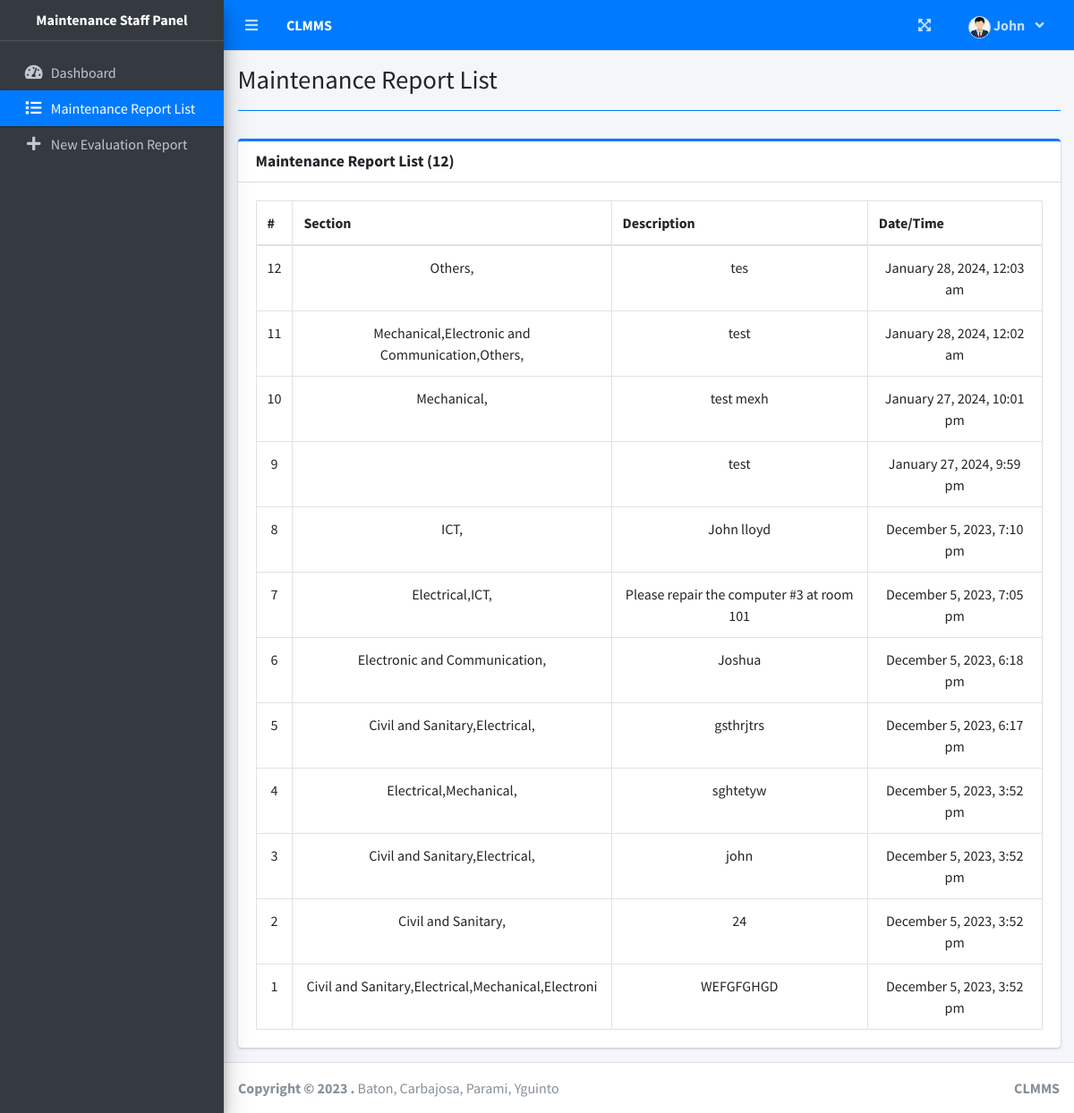
The page /index.php?page=maintenance_report_list (signed in) on the database as committed earlier.
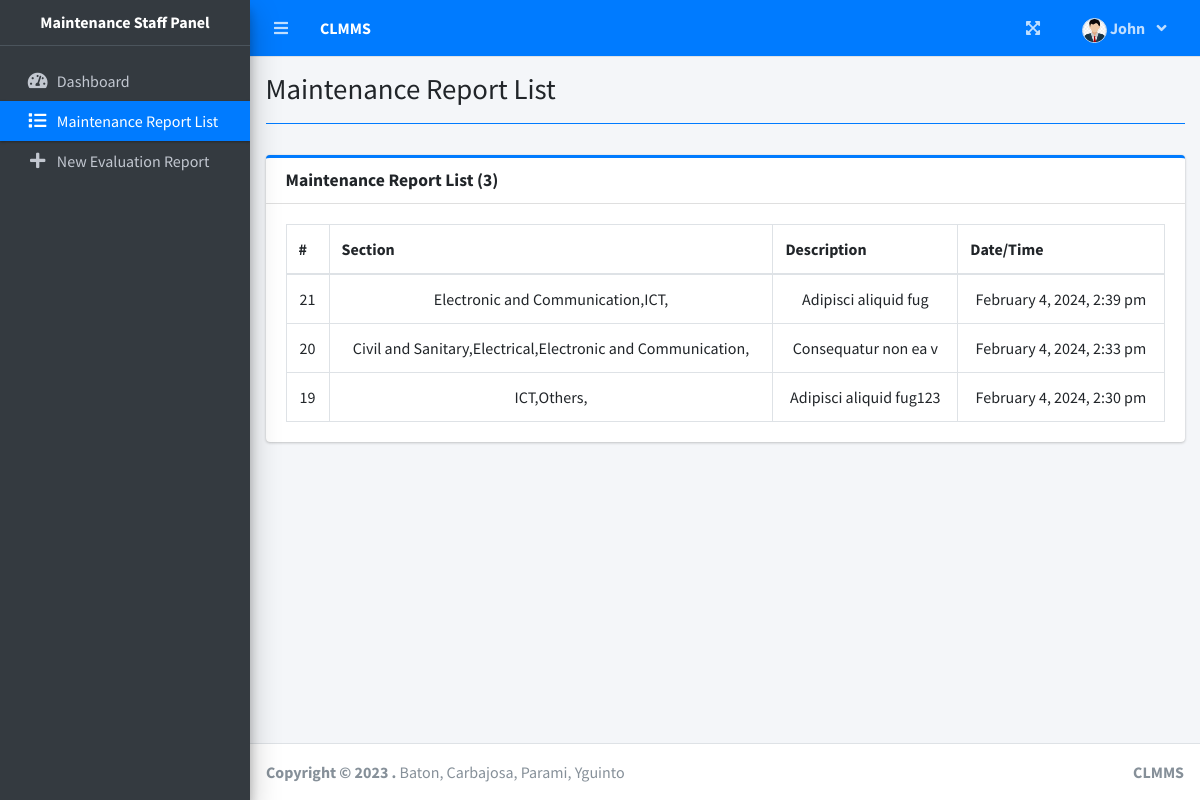
The same page on the database as committed later.
### tables this page shows
CREATE TABLE `tb_data` (
  `id` int(11) NOT NULL,
  `user_id` int(11) NOT NULL,
  `description` varchar(50) NOT NULL,
  `languages` text NOT NULL,
  `date` datetime NOT NULL DEFAULT current_timestamp()
);

### student/maintenance_report_list.php (the view, shortened to what this page needs)
<?php include 'db_connect.php' ?>
<?php
$query = "SELECT * from tb_data ORDER BY id DESC";
$result = mysqli_query($conn,$query);
?>
<div class="row">
<div class="col-lg-12">
		<div class="card card-outline card-primary">
			<div class="card-header">
				<h3 class="card-title text-capitalize font-weight-bold">
          Maintenance Report List (<?= mysqli_num_rows($result) ?>)
				</h3>
			</div>
			<div class="card-body">
				<table class="table tabe-hover table-bordered report_list">
					<thead>
						<tr>
              <th scope="col">#</th>
              <th scope="col">Section</th>
              <th scope="col">Description</th>
              <th scope="col">Date/Time</th>
						</tr>
					</thead>
					<tbody>
						<?php while($row = mysqli_fetch_array($result)): ?>
							<tr>
                <td class="text-center"><?php echo $row['id'] ?></td>
                <td class="text-center"><?php echo $row['languages'] ?></td>
                <td class="text-center"><?php echo $row['description'] ?></td>
                <td class="text-center"><?php echo date('F j, Y, g:i a',strtotime($row['date'])); ?></td>
							</tr>
						<?php endwhile; ?>
					</tbody>
				</table>
			</div>
		</div>
	</div>
</div>

Rows that differ between the two databases and show on the page:
removed tb_data: id "12", languages "Others,", description "tes", date "January 28, 2024, 12:03 am"
removed tb_data: id "11", languages "Mechanical,Electronic and Communication,Others,", description "test", date "January 28, 2024, 12:02 am"
removed tb_data: id "10", languages "Mechanical,", description "test mexh", date "January 27, 2024, 10:01 pm"
removed tb_data: id "9", description "test", date "January 27, 2024, 9:59 pm"
removed tb_data: id "8", languages "ICT,", description "John lloyd", date "December 5, 2023, 7:10 pm"
removed tb_data: id "7", languages "Electrical,ICT,", description "Please repair the computer #3 at room 101", date "December 5, 2023, 7:05 pm"
removed tb_data: id "6", languages "Electronic and Communication,", description "Joshua", date "December 5, 2023, 6:18 pm"
removed tb_data: id "5", languages "Civil and Sanitary,Electrical,", description "gsthrjtrs", date "December 5, 2023, 6:17 pm"
removed tb_data: id "4", languages "Electrical,Mechanical,", description "sghtetyw", date "December 5, 2023, 3:52 pm"
removed tb_data: id "3", languages "Civil and Sanitary,Electrical,", description "john", date "December 5, 2023, 3:52 pm"
removed tb_data: id "2", languages "Civil and Sanitary,", description "24", date "December 5, 2023, 3:52 pm"
removed tb_data: id "1", languages "Civil and Sanitary,Electrical,Mechanical,Electroni", description "WEFGFGHGD", date "December 5, 2023, 3:52 pm"
added tb_data: id "21", languages "Electronic and Communication,ICT,", description "Adipisci aliquid fug", date "February 4, 2024, 2:39 pm"
added tb_data: id "20", languages "Civil and Sanitary,Electrical,Electronic and Communication,", description "Consequatur non ea v", date "February 4, 2024, 2:33 pm"
added tb_data: id "19", languages "ICT,Others,", description "Adipisci aliquid fug123", date "February 4, 2024, 2:30 pm"
Other text that changed with them:
mysqli_num_rows($result): "12" → "3"
